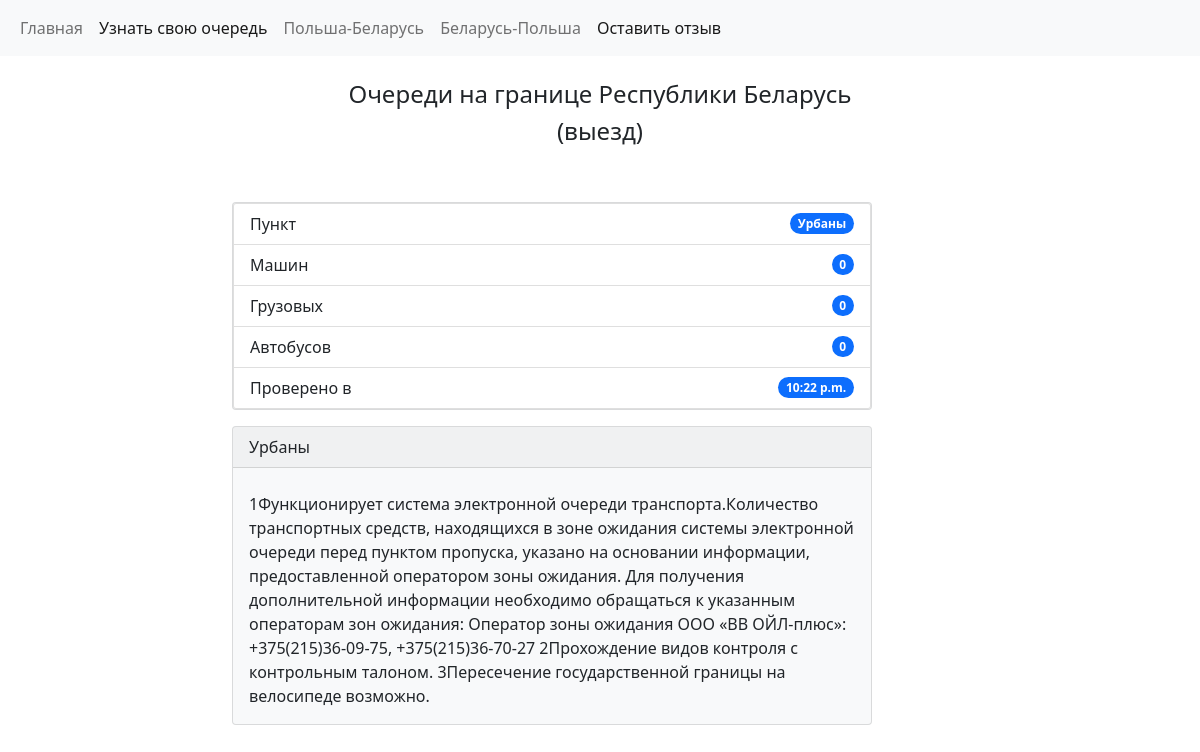
The app's page /urbany, older data.
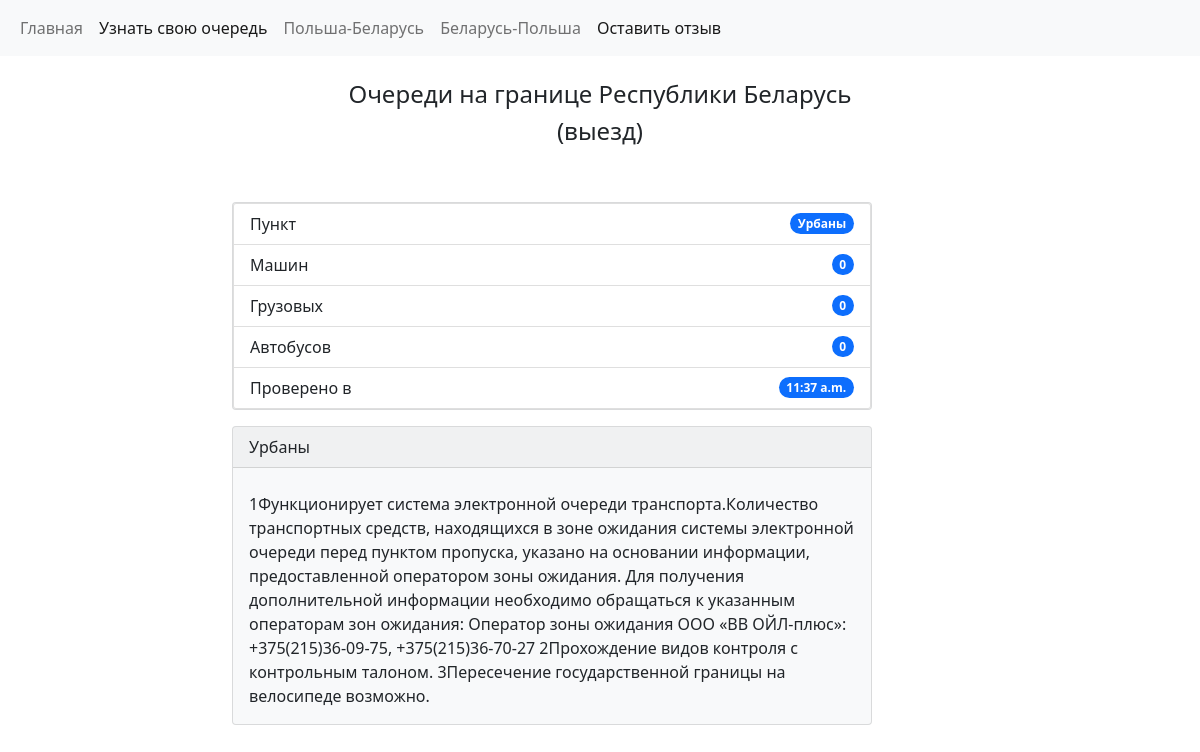
The same page, newer data.
### website/models.py (models this page shows, shortened)
class Borders(models.Model):
    location = models.CharField(max_length=100)
    cars = models.CharField(max_length=100)
    buses = models.CharField(max_length=100)
    lorries = models.CharField(max_length=100)
    text = models.TextField(max_length=1600)
    time = models.TimeField(auto_now=True)
    created = models.DateTimeField(auto_now=True)

### website/views.py (the view)
# urls.py: path('urbany', views.urbany, name='urbany'),
def urbany(request):
    obj = Borders.objects.get(location='Урбаны')
    return render(request, 'urbany.html', {'obj': obj})

### website/templates/urbany.html (shortened to what this page needs)
{% extends 'base.html' %}
{% block content %}
  <div class="container">
    <div class="row">
      <div class="col-sm-2">
      </div>
      <div class="col-sm-8">
            <div class="card text-dark bg-light mb-3" style="max-width: 40rem; width: 400">
                <ul class="list-group">
                  <li class="list-group-item d-flex justify-content-between align-items-center">
                    Пункт
                    <span class="badge bg-primary rounded-pill">{{ obj.location }}</span>
                  </li>
                  <li class="list-group-item d-flex justify-content-between align-items-center">
                    Машин
                    <span class="badge bg-primary rounded-pill">{{ obj.cars }}</span>
                  </li>
                  <li class="list-group-item d-flex justify-content-between align-items-center">
                    Грузовых
                    <span class="badge bg-primary rounded-pill">{{ obj.lorries }}</span>
                  </li>
                  <li class="list-group-item d-flex justify-content-between align-items-center">
                    Автобусов
                    <span class="badge bg-primary rounded-pill">{{ obj.buses }}</span>
                  </li>
                  <li class="list-group-item d-flex justify-content-between align-items-center">
                    Проверено в
                    <span class="badge bg-primary rounded-pill">{{ obj.time }}</span>
                  </li>
                </ul>
            </div>
            <div class="card text-dark bg-light mb-3" style="max-width: 40rem;">
              <div class="card-header">{{ obj.location }}</div>
              <div class="card-body">
                <p class="card-text">{{ obj.text }}</p>
              </div>
            </div>
      </div>
      <div class="col-sm-2">
      </div>
    </div>
  </div>
{% endblock %}

Row changes from the older to the newer data that the page shows:
changed Borders "Урбаны": time "10:22 p.m." → "11:37 a.m."
